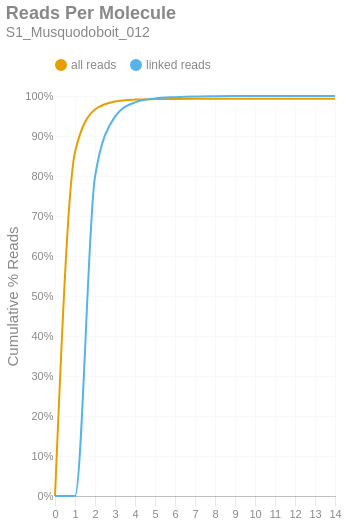

The notebook cell this image was saved under:
### Markdown cell above
### Reads per Molecule
This chart shows the cumulative distribution of the number of reads per linked molecule. That is, how many alignments are associated with a unique molecule. This excludes the number of reads associated with invalid or absent linked-read barcodes. The `linked` histogram is the percentages recalculated when disregarding singletons.

### Code cell
if SKIPLR:
    print_html(f"Skipped")
else:
    counts = np.bincount(valids['reads'].cast(pl.Int64).to_numpy())
    weighted = counts * np.arange(len(counts))
    all_perc = weighted / n_reads
    linked_perc = weighted / n_linked_reads
    linked_perc[1] = 0
    binned_df = pl.DataFrame({
        'readsper': list(range(len(counts))),
        'all reads (cumsum)': np.cumsum(all_perc).tolist(),
        'linked reads (cumsum)': np.cumsum(linked_perc).tolist(),
    })

    with SafeRender(binned_df):
        (
            density_plot(binned_df, 'Reads Per Molecule', samplename, 'readspmol')
            .encode(
                x=alt.X('readsper:O', title=None).axis(labelAngle=0).scale(padding=0),
                y=alt.Y('value:Q', title='Cumulative % Reads').axis(format='%').stack(False),
                color=alt.Color("key:N").scale(domain=["all reads", "linked reads"]),
                tooltip=[
                    alt.Tooltip("key:N", title="Data Type"),
                    alt.Tooltip("readsper:O", title="Reads Per Molecule"),
                    alt.Tooltip("value:Q", format=".2%", title="% Reads (Cum.)")
                ]            
            )
        ).display()

### Figure 1 — Vega-Lite specification as saved in the notebook (floating-point values rounded to 4 significant figures)
{"width": "container", "height": 400, "config": {"title": {"anchor": "start", "dy": -15, "fontSize": 18, "color": "#888888", "subtitleColor": "#888888", "subtitleFontSize": 14}, "arc": {"fill": "#0072B2"}, "axis": {"domainColor": "#888888", "domainWidth": 0.5, "gridWidth": 0.2, "grid": false, "titleFontWeight": 400, "titleFontSize": 15, "labelFontSize": 11, "labelColor": "#888888", "tickColor": "#888888", "tickWidth": 0.2, "titleColor": "#888888"}, "axisBand": {"grid": false}, "axisX": {"grid": true, "tickSize": 10, "domainCap": "round"}, "axisY": {"domain": false, "grid": true, "tickSize": 0, "domainCap": "round"}, "background": "transparent", "header": {"labelFontSize": 15, "labelColor": "#888888", "titleFontSize": 15, "titleFontWeight": 600, "titleColor": "#888888"}, "legend": {"labelFont": "sans-serif", "labelFontSize": 12, "labelColor": "#888888", "symbolSize": 100, "symbolType": "circle", "titleFontSize": 12, "titlePadding": 10, "titleColor": "#888888", "title": null, "orient": "top"}, "range": {"category": ["#E69F00", "#56B4E9", "#009E73", "#F0E442", "#0072B2", "#D55E00", "#CC79A7", "#000000"], "diverging": ["#cfe8f3", "#a2d4ec", "#73bfe2", "#46abdb", "#1696d2", "#12719e"]}, "area": {"fill": "#0072B2", "fillOpacity": 0.7, "line": true, "strokeOpacity": 0.7}, "line": {"color": "#0072B2", "stroke": "#0072B2", "strokeWidth": 2}, "trail": {"color": "#0072B2", "stroke": "#0072B2", "strokeWidth": 0, "size": 1}, "point": {"filled": true, "fillOpacity": 1.0, "size": 95}, "text": {"color": "#888888", "fontSize": 11, "align": "right", "fontWeight": 400, "size": 11}, "bar": {"fill": "#0072B2", "stroke": null}, "view": {"stroke": null, "continuousWidth": 660, "continuousHeight": 400}}, "data": {"name": "data-914cc5efbac449a64882158699d5ae23"}, "mark": {"type": "line", "interpolate": "monotone", "point": {"opacity": 0, "size": 275}}, "encoding": {"color": {"field": "key", "scale": {"domain": ["all reads", "linked reads"]}, "type": "nominal"}, "tooltip": [{"field": "key", "title": "Data Type", "type": "nominal"}, {"field": "readsper", "title": "Reads Per Molecule", "type": "ordinal"}, {"field": "value", "format": ".2%", "title": "% Reads (Cum.)", "type": "quantitative"}], "x": {"axis": {"labelAngle": 0}, "field": "readsper", "scale": {"padding": 0}, "title": null, "type": "ordinal"}, "y": {"axis": {"format": "%"}, "field": "value", "stack": false, "title": "Cumulative % Reads", "type": "quantitative"}}, "params": [{"name": "param_c36ac31b6afebe62", "select": {"type": "point", "fields": ["key"]}, "bind": "legend"}], "title": {"text": "Reads Per Molecule", "subtitle": "S1_Musquodoboit_012"}, "transform": [{"fold": ["all reads (cumsum)", "linked reads (cumsum)"]}, {"calculate": "replace(datum.key, ' (cumsum)', '')", "as": "key"}, {"filter": {"param": "param_c36ac31b6afebe62"}}], "usermeta": {"embedOptions": {"downloadFileName": "S1_Musquodoboit_012.readspmol"}}, "$schema": "https://vega.github.io/schema/vega-lite/v6.1.0.json", "datasets": {"data-914cc5efbac449a64882158699d5ae23": [{"readsper": 0, "all reads (cumsum)": 0.0, "linked reads (cumsum)": 0.0}, {"readsper": 1, "all reads (cumsum)": 0.8597, "linked reads (cumsum)": 0.0}, {"readsper": 2, "all reads (cumsum)": 0.9662, "linked reads (cumsum)": 0.7983}, {"readsper": 3, "all reads (cumsum)": 0.9862, "linked reads (cumsum)": 0.9484}, {"readsper": 4, "all reads (cumsum)": 0.991, "linked reads (cumsum)": 0.9842}, {"readsper": 5, "all reads (cumsum)": 0.9923, "linked reads (cumsum)": 0.9939}, {"readsper": 6, "all reads (cumsum)": 0.9927, "linked reads (cumsum)": 0.9971}, {"readsper": 7, "all reads (cumsum)": 0.993, "linked reads (cumsum)": 0.9989}, {"readsper": 8, "all reads (cumsum)": 0.993, "linked reads (cumsum)": 0.9995}, {"readsper": 9, "all reads (cumsum)": 0.9931, "linked reads (cumsum)": 0.9998}, {"readsper": 10, "all reads (cumsum)": 0.9931, "linked reads (cumsum)": 0.9999}, {"readsper": 11, "all reads (cumsum)": 0.9931, "linked reads (cumsum)": 1.0}, {"readsper": 12, "all reads (cumsum)": 0.9931, "linked reads (cumsum)": 1.0}, {"readsper": 13, "all reads (cumsum)": 0.9931, "linked reads (cumsum)": 1.0}, {"readsper": 14, "all reads (cumsum)": 0.9931, "linked reads (cumsum)": 1.0}]}}
